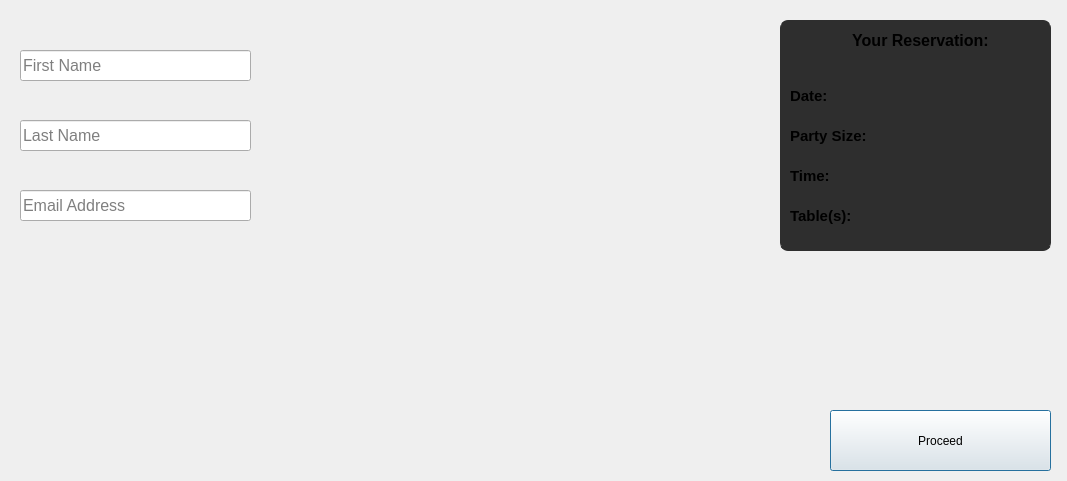
<?xml version="1.0" encoding="UTF-8"?>
<ui version="4.0">
 <class>Guest</class>
 <widget class="QDialog" name="Guest">
  <property name="geometry">
   <rect>
    <x>0</x>
    <y>0</y>
    <width>1067</width>
    <height>481</height>
   </rect>
  </property>
  <property name="windowTitle">
   <string>Dialog</string>
  </property>
  <widget class="QLineEdit" name="leLName">
   <property name="geometry">
    <rect>
     <x>20</x>
     <y>120</y>
     <width>231</width>
     <height>31</height>
    </rect>
   </property>
   <property name="font">
    <font>
     <pointsize>12</pointsize>
    </font>
   </property>
   <property name="placeholderText">
    <string>Last Name</string>
   </property>
  </widget>
  <widget class="QLineEdit" name="leEmail">
   <property name="geometry">
    <rect>
     <x>20</x>
     <y>190</y>
     <width>231</width>
     <height>31</height>
    </rect>
   </property>
   <property name="font">
    <font>
     <pointsize>12</pointsize>
    </font>
   </property>
   <property name="placeholderText">
    <string>Email Address</string>
   </property>
  </widget>
  <widget class="QLineEdit" name="leFName">
   <property name="geometry">
    <rect>
     <x>20</x>
     <y>50</y>
     <width>231</width>
     <height>31</height>
    </rect>
   </property>
   <property name="font">
    <font>
     <pointsize>12</pointsize>
    </font>
   </property>
   <property name="placeholderText">
    <string>First Name</string>
   </property>
  </widget>
  <widget class="QPushButton" name="pbProceed">
   <property name="geometry">
    <rect>
     <x>830</x>
     <y>410</y>
     <width>221</width>
     <height>61</height>
    </rect>
   </property>
   <property name="text">
    <string>Proceed</string>
   </property>
  </widget>
  <widget class="QLabel" name="lblBackground">
   <property name="geometry">
    <rect>
     <x>780</x>
     <y>20</y>
     <width>271</width>
     <height>231</height>
    </rect>
   </property>
   <property name="styleSheet">
    <string notr="true">background : #2E2E2E;
border: 3px solid #2E2E2E;
border-radius: 8px;
border-left: 1px solid #2E2E2E solid;
border-right: 1px solid #2E2E2E solid;
border-bottom: 5px solid #2E2E2E solid;   </string>
   </property>
   <property name="text">
    <string/>
   </property>
  </widget>
  <widget class="QLabel" name="lblDateInsert">
   <property name="geometry">
    <rect>
     <x>840</x>
     <y>80</y>
     <width>181</width>
     <height>31</height>
    </rect>
   </property>
   <property name="font">
    <font>
     <pointsize>11</pointsize>
     <weight>75</weight>
     <bold>true</bold>
    </font>
   </property>
   <property name="styleSheet">
    <string notr="true">background :transparent;</string>
   </property>
   <property name="text">
    <string/>
   </property>
  </widget>
  <widget class="QLabel" name="lblPartyInsert">
   <property name="geometry">
    <rect>
     <x>880</x>
     <y>120</y>
     <width>81</width>
     <height>31</height>
    </rect>
   </property>
   <property name="font">
    <font>
     <pointsize>11</pointsize>
     <weight>75</weight>
     <bold>true</bold>
    </font>
   </property>
   <property name="styleSheet">
    <string notr="true">background :transparent;</string>
   </property>
   <property name="text">
    <string/>
   </property>
  </widget>
  <widget class="QLabel" name="lblDate">
   <property name="geometry">
    <rect>
     <x>790</x>
     <y>80</y>
     <width>51</width>
     <height>31</height>
    </rect>
   </property>
   <property name="font">
    <font>
     <pointsize>11</pointsize>
     <weight>75</weight>
     <bold>true</bold>
    </font>
   </property>
   <property name="styleSheet">
    <string notr="true">background :transparent;</string>
   </property>
   <property name="text">
    <string>Date:</string>
   </property>
  </widget>
  <widget class="QLabel" name="lblTime">
   <property name="geometry">
    <rect>
     <x>790</x>
     <y>160</y>
     <width>41</width>
     <height>31</height>
    </rect>
   </property>
   <property name="font">
    <font>
     <pointsize>11</pointsize>
     <weight>75</weight>
     <bold>true</bold>
    </font>
   </property>
   <property name="styleSheet">
    <string notr="true">background :transparent;</string>
   </property>
   <property name="text">
    <string>Time:</string>
   </property>
  </widget>
  <widget class="QLabel" name="lblTimeInsert">
   <property name="geometry">
    <rect>
     <x>840</x>
     <y>160</y>
     <width>201</width>
     <height>31</height>
    </rect>
   </property>
   <property name="font">
    <font>
     <pointsize>11</pointsize>
     <weight>75</weight>
     <bold>true</bold>
    </font>
   </property>
   <property name="styleSheet">
    <string notr="true">background :transparent;</string>
   </property>
   <property name="text">
    <string/>
   </property>
  </widget>
  <widget class="QLabel" name="lblParty">
   <property name="geometry">
    <rect>
     <x>790</x>
     <y>120</y>
     <width>91</width>
     <height>31</height>
    </rect>
   </property>
   <property name="font">
    <font>
     <pointsize>11</pointsize>
     <weight>75</weight>
     <bold>true</bold>
    </font>
   </property>
   <property name="styleSheet">
    <string notr="true">background :transparent;</string>
   </property>
   <property name="text">
    <string>Party Size:</string>
   </property>
  </widget>
  <widget class="QLabel" name="lblHeader">
   <property name="geometry">
    <rect>
     <x>790</x>
     <y>10</y>
     <width>261</width>
     <height>61</height>
    </rect>
   </property>
   <property name="font">
    <font>
     <pointsize>12</pointsize>
     <weight>75</weight>
     <bold>true</bold>
    </font>
   </property>
   <property name="styleSheet">
    <string notr="true">background :transparent;</string>
   </property>
   <property name="text">
    <string>Your Reservation:</string>
   </property>
   <property name="alignment">
    <set>Qt::AlignCenter</set>
   </property>
   <property name="wordWrap">
    <bool>true</bool>
   </property>
  </widget>
  <widget class="QLabel" name="lblTable">
   <property name="geometry">
    <rect>
     <x>790</x>
     <y>200</y>
     <width>71</width>
     <height>31</height>
    </rect>
   </property>
   <property name="font">
    <font>
     <pointsize>11</pointsize>
     <weight>75</weight>
     <bold>true</bold>
    </font>
   </property>
   <property name="styleSheet">
    <string notr="true">background :transparent;</string>
   </property>
   <property name="text">
    <string>Table(s):</string>
   </property>
  </widget>
  <widget class="QLabel" name="lblTableInsert">
   <property name="geometry">
    <rect>
     <x>870</x>
     <y>200</y>
     <width>151</width>
     <height>31</height>
    </rect>
   </property>
   <property name="font">
    <font>
     <pointsize>11</pointsize>
     <weight>75</weight>
     <bold>true</bold>
    </font>
   </property>
   <property name="styleSheet">
    <string notr="true">background :transparent;</string>
   </property>
   <property name="text">
    <string/>
   </property>
  </widget>
  <widget class="QLabel" name="lblErrorEmail">
   <property name="geometry">
    <rect>
     <x>20</x>
     <y>220</y>
     <width>241</width>
     <height>31</height>
    </rect>
   </property>
   <property name="font">
    <font>
     <pointsize>11</pointsize>
    </font>
   </property>
   <property name="styleSheet">
    <string notr="true">color: rgb(170, 0, 0);</string>
   </property>
   <property name="text">
    <string/>
   </property>
  </widget>
  <widget class="QLabel" name="lblErrorLName">
   <property name="geometry">
    <rect>
     <x>20</x>
     <y>150</y>
     <width>411</width>
     <height>31</height>
    </rect>
   </property>
   <property name="font">
    <font>
     <pointsize>11</pointsize>
    </font>
   </property>
   <property name="styleSheet">
    <string notr="true">color: rgb(170, 0, 0);
</string>
   </property>
   <property name="text">
    <string/>
   </property>
  </widget>
  <widget class="QLabel" name="lblErrorFName">
   <property name="geometry">
    <rect>
     <x>20</x>
     <y>79</y>
     <width>421</width>
     <height>31</height>
    </rect>
   </property>
   <property name="font">
    <font>
     <pointsize>11</pointsize>
    </font>
   </property>
   <property name="styleSheet">
    <string notr="true">color: rgb(170, 0, 0);</string>
   </property>
   <property name="text">
    <string/>
   </property>
  </widget>
 </widget>
 <resources/>
 <connections/>
</ui>
